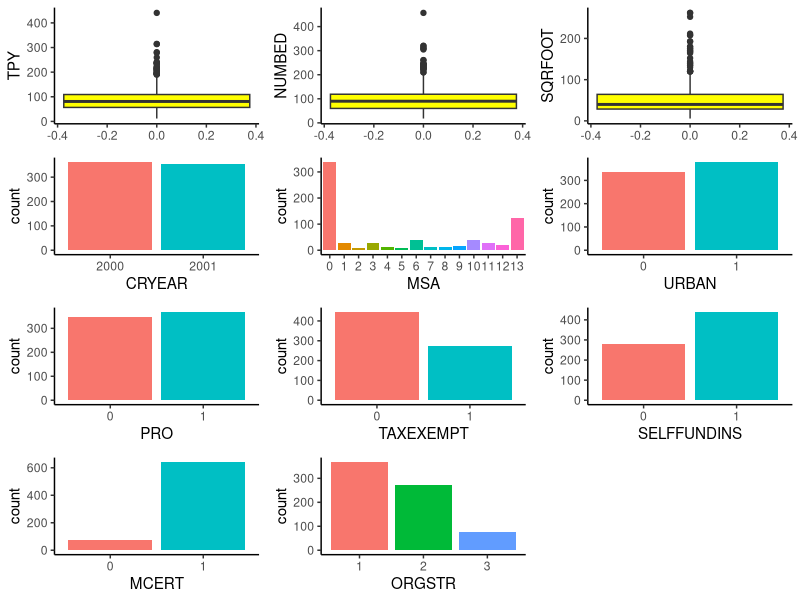

R code for this plot:
Data <- read.csv("WiscNursingHome.csv", header = TRUE)
Data$CRYEAR <- factor(Data$CRYEAR)
Data$URBAN <- factor(Data$URBAN)
Data$PRO <- factor(Data$PRO)
Data$TAXEXEMPT <- factor(Data$TAXEXEMPT)
Data$SELFFUNDINS <- factor(Data$SELFFUNDINS)
Data$MCERT <- factor(Data$MCERT)
Data$ORGSTR <- factor(Data$ORGSTR)
Data$MSA <- factor(Data$MSA)


library(ggplot2)
library(cowplot)


p1 <- ggplot(data = Data, aes(y = TPY)) +
    geom_boxplot(fill = "yellow") +
    theme_classic() 

p2 <- ggplot(data = Data, aes(y = NUMBED)) +
    geom_boxplot(fill = "yellow") +
    theme_classic() 

p3 <- ggplot(data = Data, aes(y = SQRFOOT)) +
    geom_boxplot(fill = "yellow") +
    theme_classic() 

p4 <- ggplot(data = Data, aes(x = CRYEAR, fill = CRYEAR)) +
    geom_bar() +
    theme_classic() +
    theme(legend.position = "none")

p5 <- ggplot(data = Data, aes(x = MSA, fill = MSA)) +
    geom_bar() +
    theme_classic() +
    theme(legend.position = "none")

p6 <- ggplot(data = Data, aes(x = URBAN, fill = URBAN)) +
    geom_bar() +
    theme_classic() +
    theme(legend.position = "none")

p7 <- ggplot(data = Data, aes(x = PRO, fill = PRO)) +
    geom_bar() +
    theme_classic() +
    theme(legend.position = "none")

p8 <- ggplot(data = Data, aes(x = TAXEXEMPT, fill = TAXEXEMPT)) +
    geom_bar() +
    theme_classic() +
    theme(legend.position = "none")

p9 <- ggplot(data = Data, aes(x = SELFFUNDINS, fill = SELFFUNDINS)) +
    geom_bar() +
    theme_classic() +
    theme(legend.position = "none")

p10 <- ggplot(data = Data, aes(x = MCERT, fill = MCERT)) +
    geom_bar() +
    theme_classic() +
    theme(legend.position = "none")

p11 <- ggplot(data = Data, aes(x = ORGSTR, fill = ORGSTR)) +
    geom_bar() +
    theme_classic() +
    theme(legend.position = "none")

plot_grid(p1, p2, p3,
          p4, p5, p6,
          p7, p8, p9,
          p10, p11,
          nrow = 4, ncol = 3)

# Prova Jack :(
